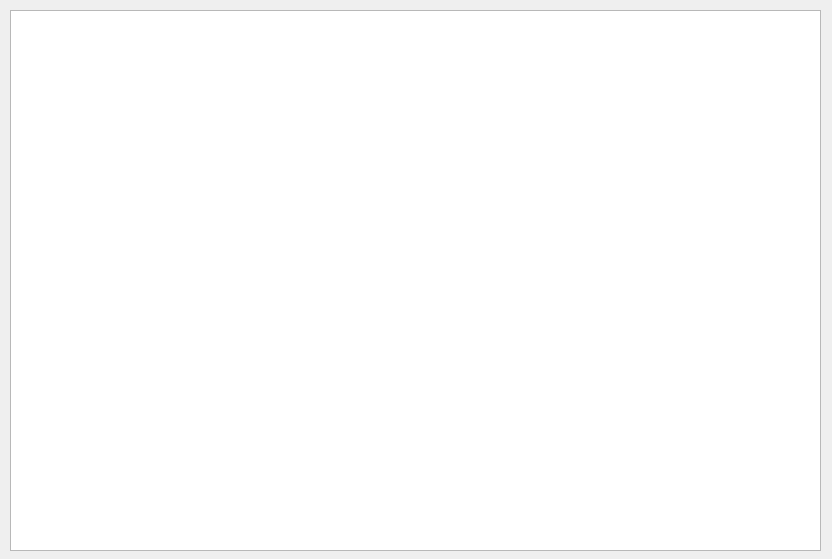
<?xml version="1.0" encoding="UTF-8"?>
<ui version="4.0">
 <class>Form</class>
 <widget class="QWidget" name="Form">
  <property name="geometry">
   <rect>
    <x>0</x>
    <y>0</y>
    <width>832</width>
    <height>559</height>
   </rect>
  </property>
  <property name="windowTitle">
   <string>Form</string>
  </property>
  <widget class="QTableView" name="tableView">
   <property name="geometry">
    <rect>
     <x>10</x>
     <y>10</y>
     <width>811</width>
     <height>541</height>
    </rect>
   </property>
  </widget>
 </widget>
 <resources/>
 <connections/>
</ui>
